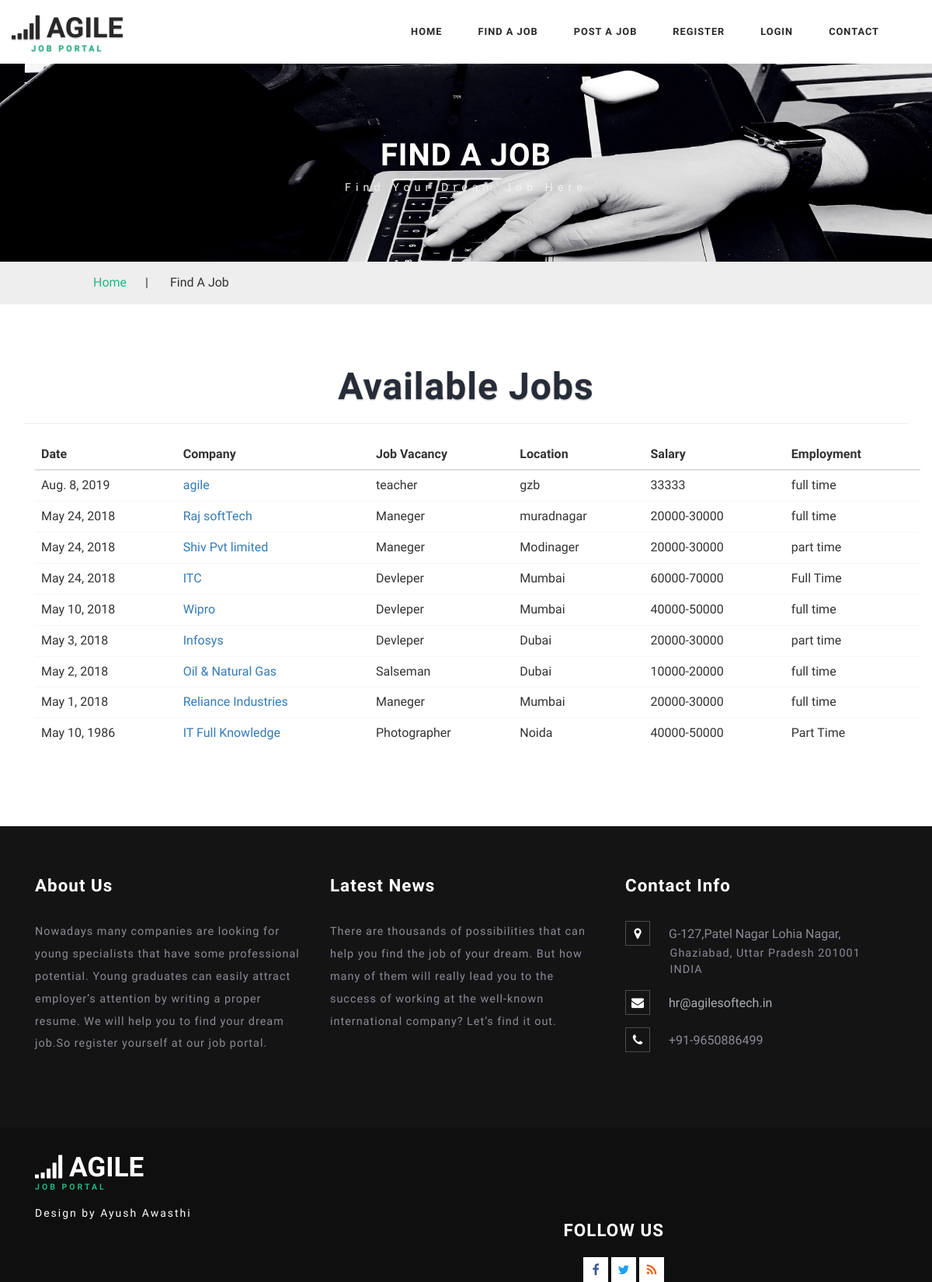
The page /job/jobs/ on the database its author committed.
### job/models.py (models this page shows, shortened)
class JOBS(models.Model):
    POSTEDCHOICE=(('company','COMPANY'),('consultant','CONSULTANT'),('admin','ADMIN'),)
    statuschoice=(('open','OPEN'),('close','CLOSE'),('select','SELECT'),)
    typechoice=(('full time','FULL TIME'),('part time','PART TIME'),('select','SELECT'),)
    POSTEDBY=models.CharField(max_length=20,choices=POSTEDCHOICE,default='admin')
    COMPANY=models.CharField(max_length=500)
    LOCATION = models.CharField(max_length=900)
    POST=models.CharField(max_length=100)
    MINIMUMEXPERIENCE=models.CharField(max_length=120)
    MINIMUMQUALIFICATION=models.CharField(max_length=120)
    SALARYRANGE=models.CharField(max_length=100)
    JOBDESCRIPTION=models.TextField(max_length=1000)
    CONTACTPERSON=models.CharField(max_length=100)
    MOBILE=models.CharField(max_length=20)
    POSTDATE=models.DateField()
    CURRENTSTATUS=models.CharField(max_length=30,choices=statuschoice,default='select')
    EMPLOYMENTTYPE=models.CharField(max_length=30,choices=typechoice,default='select')

### job/views.py (the view)
# urls.py: path('jobs/',views.jobs,name='jobs'),
def jobs(request):
    job = JOBS.objects.order_by('-POSTDATE')[:10]
    context = {'job': job}
    return render(request,'job/jobs.html',context)

### job/templates/job/jobs.html (shortened to what this page needs)
{% extends 'job/base.html' %}
{% load static %}
{% block body %}
	<div  class="inner_page_agile" style="background-image:url({% static 'images/a.jpg' %})">
		<h3>Find a Job</h3>
        <p>Find Your Dream Job Here</p>
	</div>
	<div class="services-breadcrumb_w3layouts">
	<div class="inner_breadcrumb">
			<ul class="short_w3ls"_w3ls>
				<li><a href="{% url 'index' %}">Home</a><span>|</span></li>
				<li>Find A Job</li>
			</ul>
		</div>
	</div>
	<div class="inner_content_info_agileits">
		<div class="container">
			<div class="tittle_head_w3ls">
				<h3 class="tittle">Available Jobs </h3>
			</div>
<hr/>
			<div class="container">
	 <table class="table table-hover">
    <thead>
      <tr>
        <th>Date</th>
        <th>Company</th>
        <th>Job Vacancy</th>
		<th>Location</th>
		<th>Salary</th>
		<th>Employment</th>
      </tr>
    </thead>
    <tbody>
	{% if job %}
	{% for data in job %}
      <tr>
        <td>{{ data.POSTDATE }}</td>
		  <td><a href="{% url 'detail' data.id %}">{{ data.COMPANY }}</a></td>
        <td>{{ data.POST }}</td>
		<td>{{ data.LOCATION }}</td>
		<td>{{ data.SALARYRANGE }}</td>
		<td>{{ data.EMPLOYMENTTYPE }}</td>
      </tr>
	  {% endfor %}
	  {% else %}
	<p>No Latest Jobs Avilable</p>
	{% endif %}
    </tbody>
  </table>
</div>
			</div>
		</div>
	{% endblock %}

### job/static/css/style.css (style rules this page uses)
html, body { margin: 0; font-size: 100%; background: #fff; font-family: 'Work Sans', sans-serif; }
body a { text-decoration: none; transition: 0.5s all; -webkit-transition: 0.5s all; -moz-transition: 0.5s all; -o-transition: 0.5s all; -ms-transition: 0.5s all; }
h1, h2, h3, h4, h5, h6 { margin: 0; font-family: 'Work Sans', sans-serif; }
p { margin: 0; letter-spacing: 1px; font-size: 0.9em; }
ul { margin: 0; padding: 0; }
h3.tittle { color: #262c38; margin: 0; font-size: 3em; font-weight: 700; letter-spacing: 1px; text-align: center; text-shadow: 0 1px 2px rgba(0, 0, 0, 0.33); }
.inner_page_agile { text-align: center; background: url(../images/candidate.jpg) no-repeat 0px 0px; background-size: cover; -webkit-background-size: cover; -moz-background-size: cover; -o-background-size: cover; -ms-background-size: cover; min-height: 255px; padding-top: 6em; }
.inner_page_agile h3 { color: #fff; text-transform: uppercase; font-weight: 700; font-size: 2.5em; text-shadow: 0 1px 2px rgba(0, 0, 0, 0.29); letter-spacing: 1px; }
.inner_page_agile p { color: #f1f1f1; letter-spacing: 6px; font-size: 0.9em; margin-top: 10px; }
.services-breadcrumb_w3layouts { width: 100%; border: none; padding: 1em 0; background: #eee; }
.services-breadcrumb_w3layouts ul li span { padding: 0 1.5em; }
ul.short_w3ls { text-align: left; }
ul.short_w3ls li { list-style: none; display: inline-block; }
.inner_breadcrumb { width: 80%; margin: 0 auto; }
ul.short_w3ls li a { color: #23b684; text-decoration: none; }
.inner_content_info_agileits { padding: 6em 0; }
.table>thead>tr>th, .table>tbody>tr>th, .table>tfoot>tr>th, .table>thead>tr>td, .table>tbody>tr>td, .table>tfoot>tr>td { padding: 8px; line-height: 1.42857143; vertical-align: top; border-top: 1px solid rgba(241, 234, 239, 0.5); }
@media (max-width:1366px) { .inner_content_info_agileits, .banner-bottom, .services { padding: 5em 0; } }

### rows shown on the page
JOBS: POSTDATE "Aug. 8, 2019", COMPANY "agile", POST "teacher", LOCATION "gzb", SALARYRANGE "33333", EMPLOYMENTTYPE "full time"
JOBS: POSTDATE "May 24, 2018", COMPANY "Raj softTech", POST "Maneger", LOCATION "muradnagar", SALARYRANGE "20000-30000", EMPLOYMENTTYPE "full time"
JOBS: POSTDATE "May 24, 2018", COMPANY "Shiv Pvt limited", POST "Maneger", LOCATION "Modinager", SALARYRANGE "20000-30000", EMPLOYMENTTYPE "part time"
JOBS: POSTDATE "May 24, 2018", COMPANY "ITC", POST "Devleper", LOCATION "Mumbai", SALARYRANGE "60000-70000", EMPLOYMENTTYPE "Full Time"
JOBS: POSTDATE "May 10, 2018", COMPANY "Wipro", POST "Devleper", LOCATION "Mumbai", SALARYRANGE "40000-50000", EMPLOYMENTTYPE "full time"
JOBS: POSTDATE "May 3, 2018", COMPANY "Infosys", POST "Devleper", LOCATION "Dubai", SALARYRANGE "20000-30000", EMPLOYMENTTYPE "part time"
JOBS: POSTDATE "May 2, 2018", COMPANY "Oil & Natural Gas", POST "Salseman", LOCATION "Dubai", SALARYRANGE "10000-20000", EMPLOYMENTTYPE "full time"
JOBS: POSTDATE "May 1, 2018", COMPANY "Reliance Industries", POST "Maneger", LOCATION "Mumbai", SALARYRANGE "20000-30000", EMPLOYMENTTYPE "full time"
JOBS: POSTDATE "May 10, 1986", COMPANY "IT Full Knowledge", POST "Photographer", LOCATION "Noida", SALARYRANGE "40000-50000", EMPLOYMENTTYPE "Part Time"
